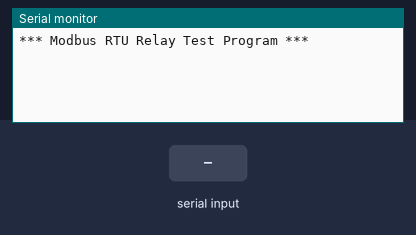
Recording of a sketch running on a simulated ESP32. Shown: the last lines printed to the serial monitor. Inputs (shaded band) come from the test bench.

Above: at 1.4 s.
1.5 s: "1" received over the second serial link
At 2.0 s:
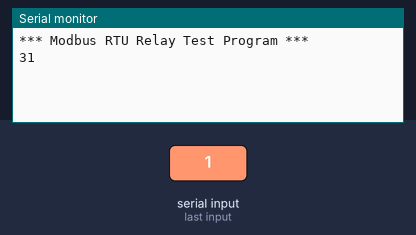
4.5 s: "0" received over the second serial link
At 5.6 s:
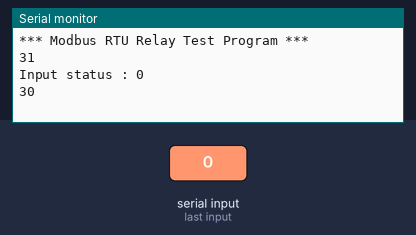
6.0 s: "2" received over the second serial link
At 6.7 s:
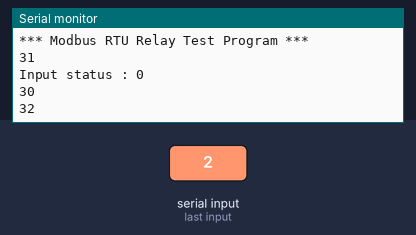

Measured:
- after the input at 1.5 s, the serial monitor: prints a new line after 0.10 s (image 1)
- after the input at 4.5 s, the serial monitor: prints a new line after 0.10 s (image 2)
- after the input at 6.0 s, the serial monitor: prints a new line at once (image 3)

The sketch:

Modbus_RTU_Relay.ino
```cpp
#include <SoftwareSerial.h>
#include "modbus_crc.h"

SoftwareSerial RS485(2, 8); // RX, TX
int RS485_E = 7;
unsigned char  cmd[8] = {0,0,0,0,0,0,0,0};
unsigned char  buf[20];
unsigned int   crc;
unsigned char i,j;

void setup()
{
  Serial.begin(115200);
  Serial.println("*** Modbus RTU Relay Test Program ***\r\n");

  RS485.begin(9600);
  pinMode(RS485_E,OUTPUT);
}

void loop() // run over and over
{
    for(i=0;i<8;i++){
      cmd[0] = 0x01;
      cmd[1] = 0x05;
      cmd[2] = 0;
      cmd[3] = i;
      cmd[4] = 0xFF;
      cmd[5] = 0;
      crc = ModbusCRC((unsigned char  *)cmd,6);
      cmd[6] = crc & 0xFF;
      cmd[7] = crc >> 8;
      digitalWrite(RS485_E,HIGH);   //send
      for(j=0;j<8;j++){
        RS485.write(cmd[j]);
      }
      digitalWrite(RS485_E,LOW);   //receive
      delay(200);
      while(RS485.available() > 0) {
        Serial.print(RS485.read(),HEX);
        Serial.print(" ");
      }
      Serial.println("");
    }

    for(i=0;i<8;i++){
      cmd[0] = 0x01;
      cmd[1] = 0x05;
      cmd[2] = 0;
      cmd[3] = i;
      cmd[4] = 0;
      cmd[5] = 0;
      crc = ModbusCRC((unsigned char  *)cmd,6);
      cmd[6] = crc & 0xFF;
      cmd[7] = crc >> 8;
      digitalWrite(RS485_E,HIGH);   //send
      for(j=0;j<8;j++){
        RS485.write(cmd[j]);
      }
      digitalWrite(RS485_E,LOW);   //receive
      delay(200);
      while(RS485.available() > 0) {
        Serial.print(RS485.read(),HEX);
        Serial.print(" ");
      }
      Serial.println("");
    }

    cmd[0] = 0x01;
    cmd[1] = 0x02;
    cmd[2] = 0;
    cmd[3] = 0;
    cmd[4] = 0;
    cmd[5] = 8;
    crc = ModbusCRC((unsigned char  *)cmd,6);
    cmd[6] = crc & 0xFF;
    cmd[7] = crc >> 8;
    digitalWrite(RS485_E,HIGH);   //send
    for(j=0;j<8;j++){
      RS485.write(cmd[j]);
    }
    digitalWrite(RS485_E,LOW);   //receive
    delay(200);
    i=0;
    while(RS485.available() > 0) {
      buf[i]=RS485.read();
      i=i+1;
    }
    Serial.print("Input status : ");
    Serial.println(buf[3],HEX);
}
```

Source omitted: modbus_crc.h (data table, 4101 bytes)
